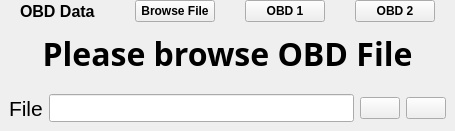
                <widget class="QWidget" name="LoadOBD">
                 <layout class="QVBoxLayout" name="verticalLayout_15">
                  <property name="spacing">
                   <number>0</number>
                  </property>
                  <property name="leftMargin">
                   <number>0</number>
                  </property>
                  <property name="topMargin">
                   <number>0</number>
                  </property>
                  <property name="rightMargin">
                   <number>0</number>
                  </property>
                  <property name="bottomMargin">
                   <number>0</number>
                  </property>
                  <item>
                   <widget class="QWidget" name="judulOBD_3" native="true">
                    <property name="sizePolicy">
                     <sizepolicy hsizetype="Preferred" vsizetype="Maximum">
                      <horstretch>0</horstretch>
                      <verstretch>0</verstretch>
                     </sizepolicy>
                    </property>
                    <layout class="QHBoxLayout" name="horizontalLayout_24">
                     <property name="spacing">
                      <number>0</number>
                     </property>
                     <property name="leftMargin">
                      <number>20</number>
                     </property>
                     <property name="topMargin">
                      <number>0</number>
                     </property>
                     <property name="rightMargin">
                      <number>20</number>
                     </property>
                     <property name="bottomMargin">
                      <number>0</number>
                     </property>
                     <item>
                      <widget class="QLabel" name="Judul_3">
                       <property name="font">
                        <font>
                         <pointsize>12</pointsize>
                         <weight>75</weight>
                         <bold>true</bold>
                        </font>
                       </property>
                       <property name="text">
                        <string>OBD Data</string>
                       </property>
                      </widget>
                     </item>
                     <item>
                      <spacer name="horizontalSpacer_13">
                       <property name="orientation">
                        <enum>Qt::Horizontal</enum>
                       </property>
                       <property name="sizeHint" stdset="0">
                        <size>
                         <width>40</width>
                         <height>20</height>
                        </size>
                       </property>
                      </spacer>
                     </item>
                     <item>
                      <widget class="QPushButton" name="LoadFileOBD">
                       <property name="font">
                        <font>
                         <weight>75</weight>
                         <bold>true</bold>
                        </font>
                       </property>
                       <property name="text">
                        <string>Browse File</string>
                       </property>
                      </widget>
                     </item>
                     <item>
                      <spacer name="horizontalSpacer_15">
                       <property name="orientation">
                        <enum>Qt::Horizontal</enum>
                       </property>
                       <property name="sizeType">
                        <enum>QSizePolicy::Fixed</enum>
                       </property>
                       <property name="sizeHint" stdset="0">
                        <size>
                         <width>30</width>
                         <height>20</height>
                        </size>
                       </property>
                      </spacer>
                     </item>
                     <item>
                      <widget class="QPushButton" name="loadobd1btn1">
                       <property name="font">
                        <font>
                         <weight>75</weight>
                         <bold>true</bold>
                        </font>
                       </property>
                       <property name="text">
                        <string>OBD 1</string>
                       </property>
                      </widget>
                     </item>
                     <item>
                      <spacer name="horizontalSpacer_14">
                       <property name="orientation">
                        <enum>Qt::Horizontal</enum>
                       </property>
                       <property name="sizeType">
                        <enum>QSizePolicy::Minimum</enum>
                       </property>
                       <property name="sizeHint" stdset="0">
                        <size>
                         <width>30</width>
                         <height>20</height>
                        </size>
                       </property>
                      </spacer>
                     </item>
                     <item>
                      <widget class="QPushButton" name="loadobd1btn2">
                       <property name="font">
                        <font>
                         <weight>75</weight>
                         <bold>true</bold>
                        </font>
                       </property>
                       <property name="text">
                        <string>OBD 2</string>
                       </property>
                      </widget>
                     </item>
                    </layout>
                   </widget>
                  </item>
                  <item>
                   <widget class="QWidget" name="widget_2" native="true">
                    <property name="sizePolicy">
                     <sizepolicy hsizetype="Expanding" vsizetype="Preferred">
                      <horstretch>0</horstretch>
                      <verstretch>0</verstretch>
                     </sizepolicy>
                    </property>
                    <layout class="QVBoxLayout" name="verticalLayout_37">
                     <item>
                      <widget class="QLabel" name="label_5">
                       <property name="font">
                        <font>
                         <family>RomanC</family>
                         <pointsize>24</pointsize>
                         <weight>75</weight>
                         <italic>false</italic>
                         <bold>true</bold>
                        </font>
                       </property>
                       <property name="layoutDirection">
                        <enum>Qt::LeftToRight</enum>
                       </property>
                       <property name="text">
                        <string>Please browse OBD File</string>
                       </property>
                       <property name="alignment">
                        <set>Qt::AlignCenter</set>
                       </property>
                      </widget>
                     </item>
                    </layout>
                   </widget>
                  </item>
                  <item>
                   <widget class="QWidget" name="widget_3" native="true">
                    <property name="sizePolicy">
                     <sizepolicy hsizetype="Preferred" vsizetype="Maximum">
                      <horstretch>0</horstretch>
                      <verstretch>0</verstretch>
                     </sizepolicy>
                    </property>
                    <property name="minimumSize">
                     <size>
                      <width>0</width>
                      <height>0</height>
                     </size>
                    </property>
                    <property name="maximumSize">
                     <size>
                      <width>16777215</width>
                      <height>50</height>
                     </size>
                    </property>
                    <layout class="QHBoxLayout" name="horizontalLayout_25">
                     <item>
                      <widget class="QLabel" name="label_4">
                       <property name="font">
                        <font>
                         <pointsize>16</pointsize>
                        </font>
                       </property>
                       <property name="text">
                        <string>File</string>
                       </property>
                      </widget>
                     </item>
                     <item>
                      <widget class="QLineEdit" name="OBDfilebrowse">
                       <property name="maximumSize">
                        <size>
                         <width>16777215</width>
                         <height>30</height>
                        </size>
                       </property>
                       <property name="font">
                        <font>
                         <pointsize>13</pointsize>
                         <italic>true</italic>
                        </font>
                       </property>
                      </widget>
                     </item>
                     <item alignment="Qt::AlignLeft|Qt::AlignVCenter">
                      <widget class="QPushButton" name="showDataOBDcsv">
                       <property name="text">
                        <string/>
                       </property>
                       <property name="icon">
                        <iconset resource="resources.qrc">
                         <normaloff>:/icons/icons/arrow-right-circle.svg</normaloff>:/icons/icons/arrow-right-circle.svg</iconset>
                       </property>
                       <property name="iconSize">
                        <size>
                         <width>50</width>
                         <height>30</height>
                        </size>
                       </property>
                      </widget>
                     </item>
                     <item>
                      <widget class="QPushButton" name="obdfilebtn">
                       <property name="text">
                        <string/>
                       </property>
                       <property name="icon">
                        <iconset resource="resources.qrc">
                         <normaloff>:/icons/icons/more-horizontal.svg</normaloff>:/icons/icons/more-horizontal.svg</iconset>
                       </property>
                       <property name="iconSize">
                        <size>
                         <width>30</width>
                         <height>30</height>
                        </size>
                       </property>
                      </widget>
                     </item>
                    </layout>
                   </widget>
                  </item>
                 </layout>
                </widget>
